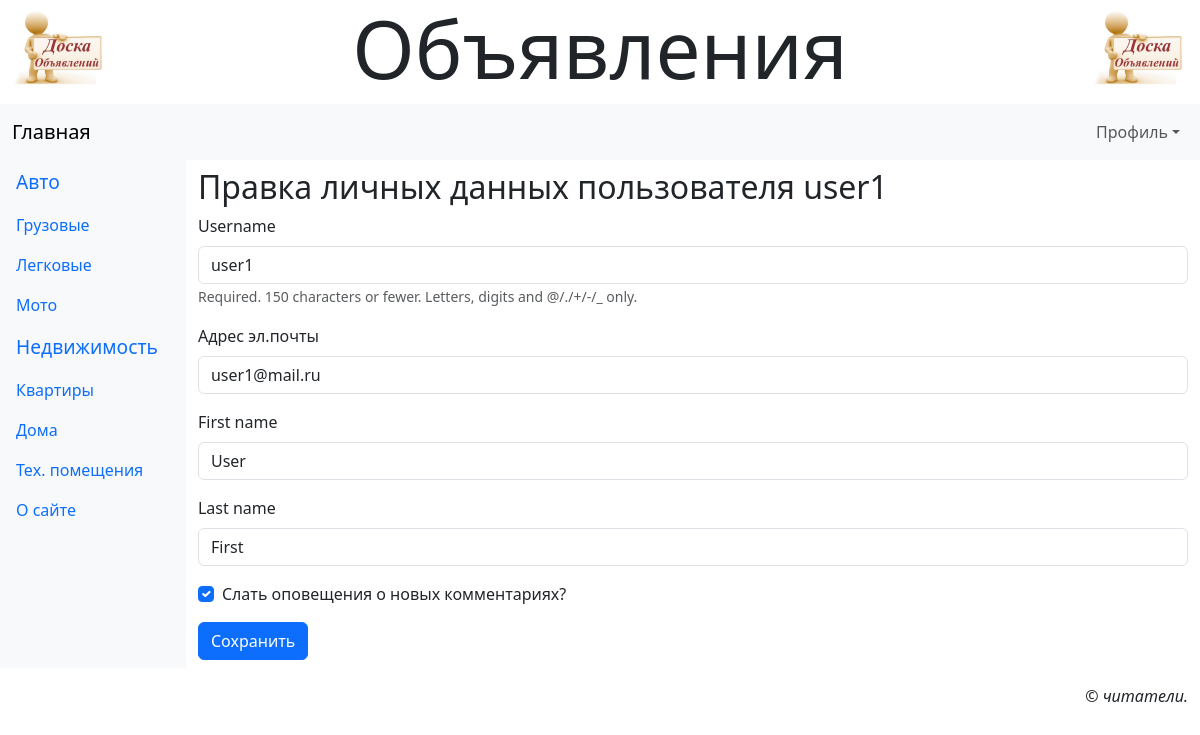
The app's page /accounts/profile/edit/ (signed in) with its own data.
### main/models.py (models this page shows, shortened)
class Rubric(models.Model):
    name = models.CharField(max_length=20, unique=True, verbose_name='Название')
    order = models.SmallIntegerField(default=0, db_index=True, verbose_name='Порядок')
    super_rubric = models.ForeignKey('SuperRubric', on_delete=models.PROTECT, null=True, blank=True,
                                     verbose_name='Надрубрика')

class AdvUser(AbstractUser):
    is_activated = models.BooleanField(default=True, db_index=True, verbose_name='Прошел активацию?')
    send_messages = models.BooleanField(default=True, verbose_name='Слать оповещения о новых комментариях?')
    class Meta(AbstractUser.Meta):
        pass

### main/views.py (the view)
# urls.py: path('accounts/profile/edit/', ProfileEditView.as_view(), name='profile_edit'),
class ProfileEditView(SuccessMessageMixin, LoginRequiredMixin, UpdateView):
    model = AdvUser
    template_name = 'main/profile_edit.html'
    form_class = ProfileEditForm
    success_url = reverse_lazy('main:profile')
    success_message = 'Данные пользователя изменены'
    def setup(self, request, *args, **kwargs):
        self.user_id = request.user.pk
        return super().setup(request, *args, **kwargs)
    def get_object(self, queryset=None):
        if not queryset:
            queryset = self.get_queryset()
        return get_object_or_404(queryset, pk=self.user_id)

### main/forms.py
class ProfileEditForm(forms.ModelForm):
    email = forms.EmailField(required=True, label='Адрес эл.почты')
    class Meta:
        model = AdvUser
        fields = ('username', 'email', 'first_name', 'last_name', 'send_messages')

### main/models.py (called while the page is built)
    def get_queryset(self):
        return super().get_queryset().filter(super_rubric__isnull=False)

### main/templates/main/profile_edit.html (shortened to what this page needs)
{% extends 'layout/basic.html' %}
{% load django_bootstrap5 %}
{% block content %}
    <h2>Правка личных данных пользователя {{ user.username }}</h2>
    <form method="post">
        {% bootstrap_form form layout='horizontal' %}
        {% bootstrap_button 'Сохранить' %}
    </form>
{% endblock %}

### main/templates/layout/basic.html (shortened to what this page needs)
{% load django_bootstrap5 %}
{% load static %}
<!DOCTYPE html>
<html lang="en">
<head>
    {% bootstrap_css %}
    <link rel="stylesheet" type="text/css" href="{% static 'main/style.css' %}">
</head>
<body class="container-fluid">
  <header class="mb4">
    <h1 class="display-1 text-center">Объявления</h1>
  </header>
  <nav class="row navbar navbar-expand-md bg-light">
    <div class="col container">
      <a class="navbar-brand" href="{% url 'main:index' %}">Главная</a>
      <div class="collapse navbar-collapse justify-content-end" id="navbarNav">
        <div class="navbar-nav">
          {% if user.is_authenticated %}
          <div class="nav-item dropdown">
            <a class="nav-link dropdown-toggle" data-bs-toggle="dropdown" href="#">Профиль</a>
          </div>
          {% else %}
            <a class="nav-link" href="{% url 'main:register' %}">Регистрация</a>
            <a class="nav-link" href="{% url 'main:login' %}">Вход</a>
          {% endif %}
        </div>
      </div>
    </div>
  </nav>
  <div class="row">
    <nav class="col-md-auto nav flex-column bg-light">
      {% for rubric in rubrics %}
        {% ifchanged rubric.super_rubric.pk %}
          <span class="nav-link root">{{ rubric.super_rubric.name }}</span>
        {% endifchanged %}
        <a class="nav-link" href="{% url 'main:rubric_bbs' pk=rubric.pk %}">
          {{ rubric.name }}
        </a>
      {% endfor %}
      <a class="nav-link" href="{% url 'main:other' page='about' %}">О сайте</a>
    </nav>
    <main class="col py-2">
      {% block content %}
      {% endblock %}
    </main>
  </div>
  <footer class="mt-3">
    <p class="text-end fst-italic">&copy; читатели.</p>
  </footer>
</body>
</html>

### main/static/main/style.css (style rules this page uses)
header h1 { background: url("bg.jpg") left / auto 100% no-repeat, url(bg.jpg) right / auto 100% no-repeat; }
.root { font-size: larger; }

### records on screen
Rubric: super_rubric.name "Авто", name "Грузовые"
Rubric: name "Легковые"
Rubric: name "Мото"
Rubric: super_rubric.name "Недвижимость", name "Квартиры"
Rubric: name "Дома"
Rubric: name "Тех. помещения"
AdvUser: username "user1", email "user1@mail.ru", first_name "User", last_name "First", send_messages "☑"
